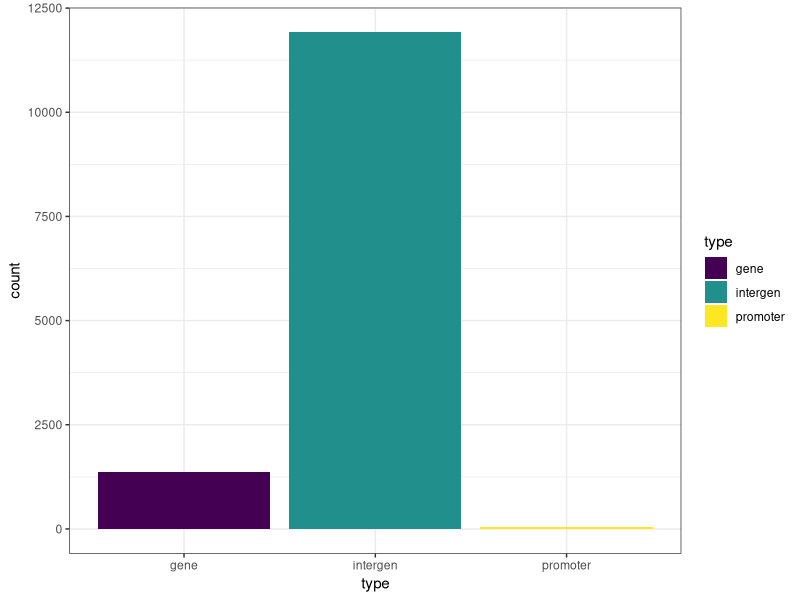
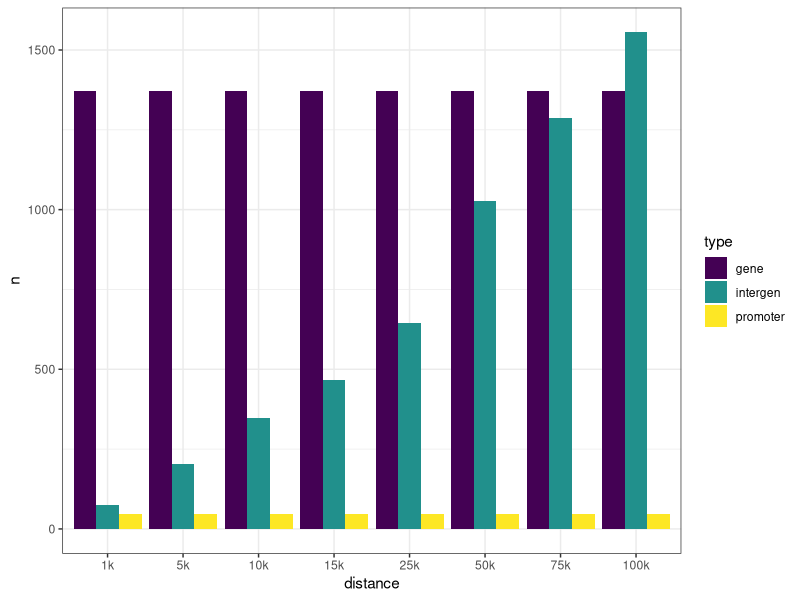
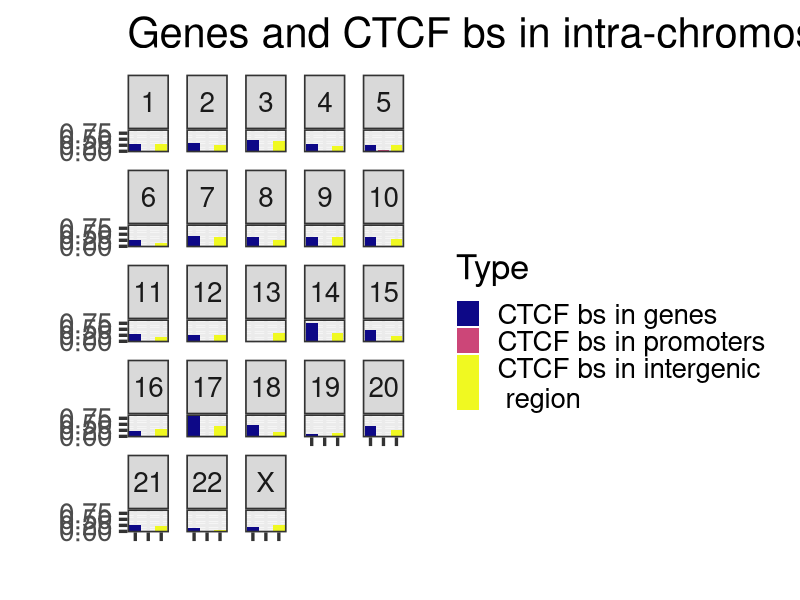

The R script that drew these images, in order:
library(readr)
library(dplyr)
library(ggplot2)
library(IRanges)

### Read the classified CTCFs
ctcfs <- read_tsv("data/ctcfs/class_ctcfs_1000_100.tsv", col_types = cols(
  chr = col_character()))

ctcfs %>% select(type) %>% table()
# -5000, 500
# gen  intergen    other promoter 
# 8047     8979     2459      868
# intergen = 11438
# 
# -1000, 100
# gen intergen    other promoter 
# 8270     9393     2523      167 
# intergen = 11916
ctcfs_hits <- read_tsv("data/ctcfs/ctcfs_hits_1000_100.tsv")
genes <- read_tsv("data/communities/luma-intra-vertices.tsv", 
                          col_types = cols_only(
                            ensemblID = col_character(),
                            chr = col_character(),
                            start = col_integer(),
                            end = col_integer()
                          ))
genes <- genes %>% dplyr::rename(id = ensemblID)

luma_ctcfs <- ctcfs_hits %>% 
  semi_join(genes, by = c("sequence" = "id")) %>% 
  select(ctcf) %>% unlist(use.names = FALSE) %>% unique()

## Remove ctcfs that lie on gene promoters or gene bodies in genes that are not 
## in our network. Keep the ones in the intergenic region of genes to check if they include
## other peaks at a certain distance
ctcfs <- bind_rows(
  ctcfs %>% 
    filter(id %in% luma_ctcfs),
  ctcfs %>% 
  filter(!id %in% luma_ctcfs, type  %in% c("intergen", "other"))
  )

promoters <- genes %>% mutate(end = start + 100, start = start - 1000)
extended_regions <- genes %>% mutate(start = start - 1000, end = end)
gene_bodies <- genes %>% mutate(start = start + 100) %>% filter(end > start)

chrs <- as.character(c(seq(1:22), "X"))

### Reclasify
luma_ctfs <- parallel::mclapply(X = chrs, mc.cores = 23, FUN = function(ch){
  chr_ctcfs <- ctcfs %>% filter(chr == ch)
  chr_gene_bodies <- gene_bodies %>% filter(chr == ch)
  chr_promoters <- promoters %>% filter(chr == ch)
  chr_extended_regions <- extended_regions %>% filter(chr == ch)
  
  cranges <- IRanges(start = chr_ctcfs$start, end = chr_ctcfs$end, names = chr_ctcfs$id)
  granges <- IRanges(start = chr_gene_bodies$start, end = chr_gene_bodies$end, names = chr_gene_bodies$id)
  pranges <- IRanges(start = chr_promoters$start, end = chr_promoters$end, names = chr_promoters$id)
  eranges <- IRanges(start = chr_extended_regions$start, end = chr_extended_regions$end, names = chr_extended_regions$id)
  
  #ctcfs in promotoers and gene bodies
  chr_ctcfs <- chr_ctcfs %>% mutate(phits = countOverlaps(cranges, pranges, type = "within"), 
                                    ghits = countOverlaps(cranges, granges, type = "within"))
                         
  phits <- as.data.frame(findOverlaps(cranges, pranges, type = "within")) 
  if(nrow(phits) > 0) {
    phits <- phits  %>% 
      mutate(ctcf = chr_ctcfs$id[queryHits], sequence = chr_promoters$id[subjectHits], type = "promoter")
  }
 
  ghits <- as.data.frame(findOverlaps(cranges, granges, type = "within"))
  if(nrow(ghits) > 0) {
    ghits <- ghits %>% 
      mutate(ctcf = chr_ctcfs$id[queryHits], sequence = chr_gene_bodies$id[subjectHits], type = "gene")
  }
   
  hits <- bind_rows(phits, ghits)
  
  if(nrow(hits) > 0) {
    hits <- hits %>% select(ctcf, sequence, type)
  }
  # Distance to the extended region
  dist <- distanceToNearest(cranges, eranges)
  chr_ctcfs$near_region <- chr_extended_regions$id[to(dist)]
  chr_ctcfs$near_distance <- unlist(elementMetadata(dist))
  return(list(ctcfs = chr_ctcfs, hits = hits))
})

class_ctcfs <- plyr::ldply(lapply(luma_ctfs, "[[", "ctcfs"))
ctcfs_hits <- plyr::ldply(lapply(luma_ctfs, "[[", "hits"))

class_ctcfs <- class_ctcfs %>% mutate(type = case_when(phits > 0 ~ "promoter",
                                                   ghits > 0 ~ "gene",
                                                   TRUE ~ "intergen"))

class_ctcfs %>% select(type) %>% table()
# -5000, 500
# gene intergen promoter 
# 1343    11438      177
# 
# -1000, 100
# gene intergen promoter 
# 1370    11916       48 

png(paste0("figures/ctcfs/class-barplot-luma-1000-100.png"), width = 600, height = 800)
ggplot(class_ctcfs, aes(x = type, fill = type)) +
  geom_bar() +
  theme_bw() +
  scale_fill_viridis_d() 
dev.off()

ctcfs_count <- bind_rows(
  class_ctcfs %>% filter(near_distance <= 100000) %>% select(type) %>% mutate(distance = "100k"),
  class_ctcfs %>% filter(near_distance <= 75000) %>% select(type) %>% mutate(distance = "75k"),
  class_ctcfs %>% filter(near_distance <= 50000) %>% select(type) %>% mutate(distance = "50k"),
  class_ctcfs %>% filter(near_distance <= 25000) %>% select(type) %>% mutate(distance = "25k"),
  class_ctcfs %>% filter(near_distance <= 15000) %>% select(type) %>% mutate(distance = "15k"),
  class_ctcfs %>% filter(near_distance <= 10000) %>% select(type) %>% mutate(distance = "10k"),
  class_ctcfs %>% filter(near_distance <= 5000) %>% select(type) %>% mutate(distance = "5k"),
  class_ctcfs %>% filter(near_distance <= 1000) %>% select(type) %>% mutate(distance = "1k"))
ctcfs_count <- ctcfs_count %>% group_by(type, distance) %>% tally()
ctcfs_count$distance <- factor(ctcfs_count$distance, 
                                  levels = c("1k", "5k", "10k", "15k", "25k", "50k", "75k", "100k"))

png(paste0("figures/ctcfs/class-barplot-luma-distance-1000-100.png"), width = 800, height = 800)
ggplot(ctcfs_count, aes(x = distance,  y = n, fill = type)) +
  geom_bar(position="dodge", stat="identity") +
  theme_bw() +
  scale_fill_viridis_d() 
dev.off()

## digamos que 50k 
class_ctcfs_50 <- class_ctcfs %>% filter(near_distance <= 50000)

class_ctcfs_50 %>% select(type) %>% table()
# -5000, 500
# gene intergen promoter 
# 1343      887      177 

# -1000, 100
# gene intergen promoter 
# 1370     1027       48 
plot_ctcfs <- class_ctcfs_50 %>% select(type, chr) %>% 
  bind_rows(genes %>% select(chr) %>% mutate(type = "mrna")) %>% 
  mutate(type = ordered(as.factor(type), levels = c("mrna", "gene", "promoter", "intergen")),
         chr = ordered(chr, levels = chrs))

genes <- genes %>% select(chr) %>% group_by(chr) %>% tally()

plot_ctcfs <- class_ctcfs_50 %>% select(type, chr) %>% 
  mutate(type = ordered(as.factor(type), levels = c("mrna", "gene", "promoter", "intergen")),
         chr = ordered(chr, levels = chrs)) %>% group_by(chr, type) %>% tally() %>%
  mutate(ngenes = as.integer(genes[genes$chr == chr, "n"]), nnorm = n/ngenes)

png(paste0("figures/ctcfs/ctcfs-by-chr-type-1000-100-norm.png"), width = 1200, height = 1200)
ggplot(plot_ctcfs, aes(y = nnorm, x = type, fill = type)) +
  geom_bar(stat = "identity") +
  theme_bw(base_size = 25) +
  theme(axis.text.x = element_blank()) +
  scale_fill_viridis_d(option = "C", name = "Type",
                       labels = c("CTCF bs in genes", "CTCF bs in promoters", "CTCF bs in intergenic\n region" )) + 
  facet_wrap(~chr) +
  xlab("") +
  ylab("") +
  ggtitle("Genes and CTCF bs in intra-chromosomal communities") 
dev.off()

write_tsv(class_ctcfs, path = "data/ctcfs/ctcfs_in_intra_luma_1000_100.tsv")
write_tsv(ctcfs_hits, path  = "data/ctcfs/ctcfs_hits_in_intra_luma_1000_100.tsv")
write_tsv(class_ctcfs_50, path  = "data/ctcfs/ctcfs_in_intra_luma_10k_1000_100.tsv")
